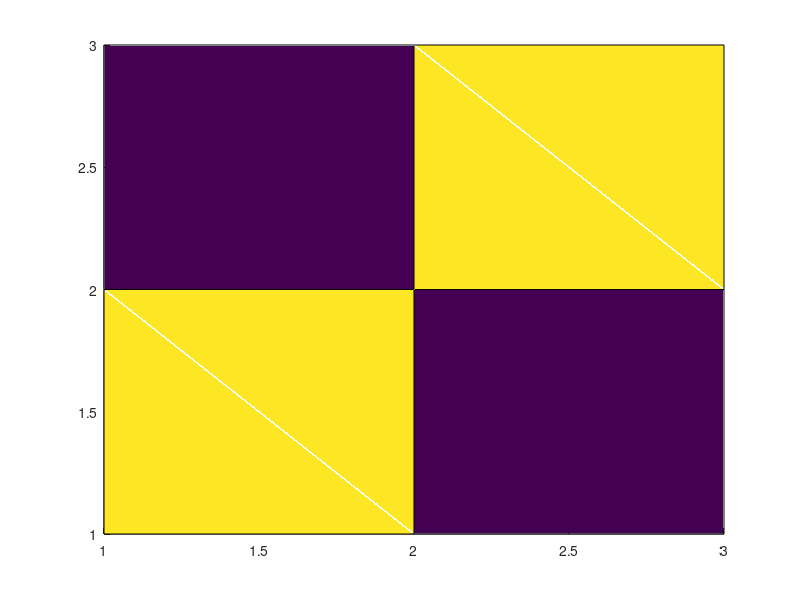

This chart was generated by the following MATLAB code:
% SURF SURF Surface Plot Function
% 
% Usage
% 
% This routine is used to create a surface plot of data.  A 
% surface plot is a 3D surface defined by the xyz coordinates
% of its vertices and optionally by the color at the vertices.
% The most general syntax for the surf function is
% 
%   h = surf(X,Y,Z,C,properties...)
% 
% Where X is a matrix or vector of x coordinates, Y is a
% matrix or vector of y coordinates, Z is a 2D matrix of
% coordinates, and C is a 2D matrix of color values (the colormap
% for the current fig is applied).  In general, X and Y should
% be the same size as Z, but FreeMat will expand vectors to match
% the matrix if possible.
% If you want the color of the surface to be defined by the height
% of the surface, you can omit C
% 
%   h = surf(X,Y,Z,properties...)
% 
% in which case C=Z.  You can also eliminate the X and Y
% matrices in the specification
% 
%   h = surf(Z,properties)
% 
% in which case they are set to 1:size(Z,2) and 1:size(Y,2)
% respectively.
% You can also specify a handle as the target of the surf command
% via
% 
%   h = surf(handle,...)
% 
% SURF SURF Surface Plot Function
% 
% Usage
% 
% This routine is used to create a surface plot of data.  A 
% surface plot is a 3D surface defined by the xyz coordinates
% of its vertices and optionally by the color at the vertices.
% The most general syntax for the surf function is
% 
%   h = surf(X,Y,Z,C,properties...)
% 
% Where X is a matrix or vector of x coordinates, Y is a
% matrix or vector of y coordinates, Z is a 2D matrix of
% coordinates, and C is a 2D matrix of color values (the colormap
% for the current fig is applied).  In general, X and Y should
% be the same size as Z, but FreeMat will expand vectors to match
% the matrix if possible.
% If you want the color of the surface to be defined by the height
% of the surface, you can omit C
% 
%   h = surf(X,Y,Z,properties...)
% 
% in which case C=Z.  You can also eliminate the X and Y
% matrices in the specification
% 
%   h = surf(Z,properties)
% 
% in which case they are set to 1:size(Z,2) and 1:size(Y,2)
% respectively.
% You can also specify a handle as the target of the surf command
% via
% 
%   h = surf(handle,...)
% 

% Copyright (c) 2002-2006 Samit Basu
% Licensed under the GPL

function ohandle = surf(varargin)
   % Check for an axes handle
   if (nargin>=2)
      if (isnumeric(varargin{1}) & (length(varargin{1})==1) & ...
         ishandle(varargin{1},'axes'))
         handle = varargin{1}(1);
         varargin(1) = [];
         nargin = nargin - 1;
      else   
         handle = newplot;
      end
else
   handle = newplot;
end
  saveca = gca;
  axes(handle);
  % search for the propertyname/value pairs
  propstart = 0;
  if (nargin > 2)
    propstart = nargin-1;
    while ((propstart >= 1) & isa(varargin{propstart},'char') & ...
    pvalid('line',varargin{propstart}))
      propstart = propstart - 2;
    end
    propstart = propstart + 2;
  end
  propset = {};
  if ((propstart > 0) & (propstart < nargin))
     propset = varargin(propstart:end);
     varargin(propstart:end) = [];
  end
  if (length(varargin) == 0)
    h = surface(propset{:});
  elseif (length(varargin) == 1)
    h = surface('zdata',varargin{1},propset{:});
  elseif (length(varargin) == 3)
    h = surface('xdata',varargin{1},'ydata',varargin{2},...
	'zdata',varargin{3},propset{:});
  elseif (length(varargin) == 4)
    h = surface('xdata',varargin{1},'ydata',varargin{2},...
	'zdata',varargin{3},'cdata',varargin{4},propset{:});
  else
    error('Unrecognized arguments to surf command');
  end
  % These lines break pcolor
  %  if ~ishold
  %    view( handle, 3 );
  %    grid;
  % end

axes(saveca);
if (nargout > 0)
    ohandle = h;
end

